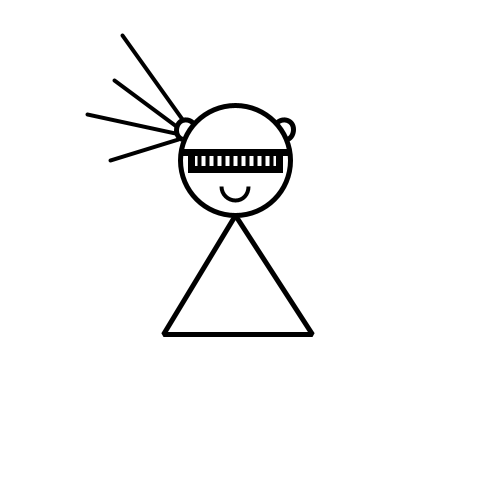
Frame 1 (no input)
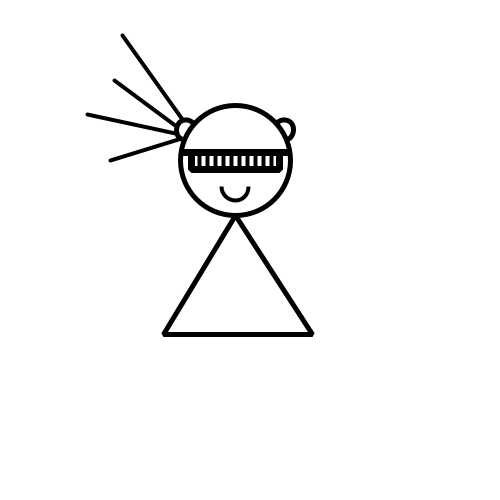
Frame 60 (the mouse pressed at the canvas centre just before this capture)
Frame 120 (the mouse held since frame 60 and released just before this capture): identical to frame 60, image omitted

The Processing sketch that drew these frames (run headless with seeded random() and noise(); from frame 60 on, the mouse is pressed at the canvas centre):

// Processing sketch: processing_65108
// ── processing_65108.pde

void setup() {
  size(500, 500);
  smooth();
}

void draw() {
  background(255);
  strokeWeight(5);  //head
  ellipse(235, 160, 110, 110);   
  strokeWeight(7);  //glasses
  line(182, 152, 288, 152);  
  quad(191, 152, 279, 152, 279, 169, 191, 169);
  strokeWeight(4);
  for (int i = 199; i < 279; i+=8) {
    line(i, 152, i, 169);
  }
  noFill();  //smile
  strokeCap(SQUARE);
  arc(235, 186, 27, 29, 0, PI);  
  strokeWeight(5);  //body
  strokeJoin(BEVEL);
  triangle(235, 215, 312, 334, 163, 334);  
  arc(186, 130, 20, 20, radians(110), radians(320));  //left ponytail
  arc(284, 130, 20, 20, radians(220), radians(360) + radians(70));  //right ponytail
  strokeCap(ROUND);
  strokeWeight(4);
  line(122, 35, 182, 119);
  line(114, 80, 176, 126);
  line(87, 114, 175, 133);
  line(110, 160, 178, 139);
  
}
